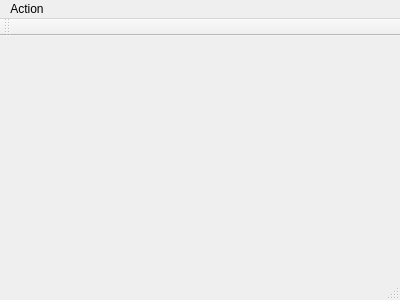
<?xml version="1.0" encoding="UTF-8"?>
<ui version="4.0">
 <class>FenetrePrincipale</class>
 <widget class="QMainWindow" name="FenetrePrincipale">
  <property name="geometry">
   <rect>
    <x>0</x>
    <y>0</y>
    <width>400</width>
    <height>300</height>
   </rect>
  </property>
  <property name="windowTitle">
   <string>MainWindow</string>
  </property>
  <widget class="QWidget" name="centralWidget"/>
  <widget class="QMenuBar" name="menuBar">
   <property name="geometry">
    <rect>
     <x>0</x>
     <y>0</y>
     <width>400</width>
     <height>19</height>
    </rect>
   </property>
   <widget class="QMenu" name="menuFichier">
    <property name="title">
     <string>Action</string>
    </property>
    <widget class="QMenu" name="menuR_soudre_des_instances">
     <property name="title">
      <string>Résoudre des instances</string>
     </property>
     <addaction name="actionInstances_mono_machine"/>
     <addaction name="actionInstances_multi_machines"/>
    </widget>
    <addaction name="actionG_n_rer_des_instances"/>
    <addaction name="menuR_soudre_des_instances"/>
    <addaction name="actionQuitter_l_application"/>
   </widget>
   <addaction name="menuFichier"/>
  </widget>
  <widget class="QToolBar" name="mainToolBar">
   <attribute name="toolBarArea">
    <enum>TopToolBarArea</enum>
   </attribute>
   <attribute name="toolBarBreak">
    <bool>false</bool>
   </attribute>
  </widget>
  <widget class="QStatusBar" name="statusBar"/>
  <action name="actionG_n_rer_des_instances">
   <property name="text">
    <string>Générer des instances multi-machine</string>
   </property>
  </action>
  <action name="actionInstances_mono_machine">
   <property name="text">
    <string>Instances mono-machine</string>
   </property>
  </action>
  <action name="actionInstances_multi_machines">
   <property name="text">
    <string>Instances multi-machines</string>
   </property>
  </action>
  <action name="actionQuitter_l_application">
   <property name="text">
    <string>Quitter l'application</string>
   </property>
  </action>
 </widget>
 <layoutdefault spacing="6" margin="11"/>
 <resources/>
 <connections/>
</ui>
